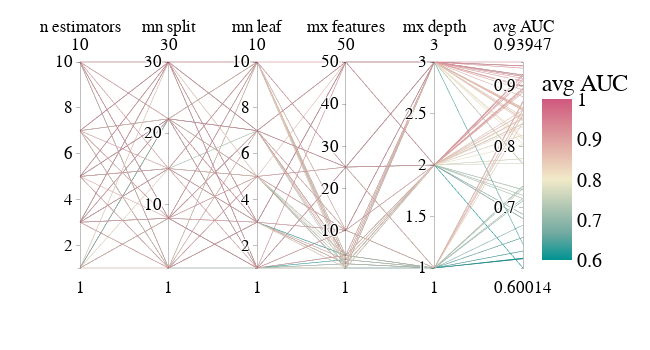

The cell this chart's notebook holds for it:
### Code cell
#read in results
gscv_res=pd.read_csv('../../data/gsCV_results.csv',index_col=0)

#filter columns
params=list(gscv_res.filter(like='param_'))
params.append('mean_test_score')
gscv_res=gscv_res[params]
param_dict=pd.Series({
  'param_n_estimators':'n estimators',
  'param_min_samples_split':'mn split',
  'param_min_samples_leaf':'mn leaf',
  'param_max_features':'mx features',
  'param_max_depth':'mx depth',
  'mean_test_score':'avg AUC'
})
gscv_res.columns=param_dict[params].values

#create plot
fig = px.parallel_coordinates(gscv_res, color="avg AUC",
                              dimensions=gscv_res.columns,
                              color_continuous_scale=px.colors.diverging.Tealrose,
                              range_color=(0.6,1))

#update layout
fig.update_layout(
    height=350,
        width=650,
    font=dict(
        family='Arial',
        size=20,
        color='#000000'
      )
  )

### Figure 1 — Plotly figure (JSON) as saved in the notebook; plotly's stock layout.template omitted (floating-point values rounded to 4 significant figures)
{"data": [{"dimensions": [{"label": "n estimators", "values": [5, 5, 7, 5, 3, 7, 1, 3, 1, 1, 3, 7, 10, 3, 7, 3, 3, 5, 10, 1, 1, 3, 3, 5, 1, 1, 10, 7, 3, 3, 3, 7, 10, 3, 1, 3, 7, 1, 7, 7, 3, 10, 3, 7, 3, 10, 5, 1, 5, 3, 3, 1, 5, 3, 10, 7, 1, 5, 3, 7, 7, 5, 10, 3, 3, 10, 7, 5, 7, 10, 7, 5, 7, 1, 10, 10, 7, 10, 10, 5, 10, 3, 3, 3, 10, 7, 3, 5, 7, 5, 5, 7, 1, 5, 1, 1, 1, 10, 7, 5]}, {"label": "mn split", "values": [22, 22, 22, 30, 1, 30, 22, 30, 22, 1, 30, 30, 22, 8, 1, 8, 8, 1, 15, 22, 15, 1, 22, 30, 22, 22, 1, 30, 15, 15, 8, 30, 8, 30, 30, 30, 30, 15, 22, 15, 15, 22, 1, 1, 8, 1, 22, 30, 22, 8, 22, 8, 15, 8, 30, 1, 8, 30, 22, 22, 8, 15, 22, 22, 22, 1, 8, 15, 1, 8, 22, 8, 1, 8, 8, 8, 22, 30, 15, 15, 1, 15, 15, 22, 1, 15, 30, 1, 30, 30, 22, 30, 22, 15, 8, 1, 8, 30, 8, 1]}, {"label": "mn leaf", "values": [1, 7, 10, 1, 3, 10, 5, 1, 1, 5, 3, 7, 10, 7, 7, 10, 5, 1, 10, 5, 10, 1, 1, 3, 10, 5, 7, 7, 10, 3, 1, 7, 5, 10, 1, 5, 7, 3, 10, 10, 5, 7, 5, 10, 3, 3, 5, 1, 3, 3, 10, 10, 3, 3, 1, 10, 7, 7, 3, 10, 1, 5, 7, 3, 1, 7, 1, 5, 1, 1, 5, 7, 10, 10, 10, 1, 1, 3, 5, 1, 5, 3, 1, 10, 10, 3, 1, 3, 5, 3, 7, 10, 7, 7, 7, 3, 7, 7, 5, 3]}, {"label": "mx features", "values": [1, 25, 3, 4, 50, 50, 1, 1, 2, 50, 50, 25, 25, 1, 2, 25, 4, 2, 25, 2, 10, 2, 3, 10, 4, 1, 10, 4, 2, 1, 25, 10, 10, 3, 10, 1, 50, 4, 1, 2, 1, 4, 25, 2, 1, 2, 3, 25, 50, 3, 3, 10, 50, 50, 50, 3, 10, 50, 3, 10, 4, 10, 50, 2, 10, 3, 1, 1, 4, 4, 25, 25, 4, 4, 2, 10, 1, 1, 10, 25, 1, 2, 25, 1, 1, 10, 50, 10, 25, 3, 50, 4, 2, 4, 2, 4, 25, 4, 4, 2]}, {"label": "mx depth", "values": [2, 2, 3, 3, 3, 3, 3, 3, 2, 3, 3, 3, 1, 2, 3, 3, 2, 1, 2, 2, 3, 2, 1, 3, 2, 2, 1, 2, 1, 1, 2, 2, 2, 2, 3, 3, 2, 1, 3, 3, 2, 2, 3, 1, 3, 3, 2, 2, 3, 1, 1, 1, 2, 3, 2, 1, 1, 3, 3, 1, 3, 1, 2, 3, 3, 2, 2, 1, 1, 2, 1, 2, 2, 2, 2, 3, 2, 2, 1, 1, 3, 1, 3, 1, 2, 2, 3, 3, 1, 3, 3, 2, 1, 1, 2, 1, 3, 3, 1, 1]}, {"label": "avg AUC", "values": [0.7727, 0.8964, 0.8638, 0.8822, 0.918, 0.9395, 0.639, 0.7717, 0.6814, 0.8603, 0.918, 0.9328, 0.8755, 0.7293, 0.8455, 0.9157, 0.7145, 0.7112, 0.9171, 0.6814, 0.8116, 0.7198, 0.6156, 0.9124, 0.6886, 0.6001, 0.8736, 0.8376, 0.6504, 0.6281, 0.8893, 0.8944, 0.912, 0.8473, 0.8427, 0.7717, 0.9084, 0.6153, 0.8152, 0.8455, 0.729, 0.8544, 0.9158, 0.7309, 0.7715, 0.8621, 0.8331, 0.8034, 0.9332, 0.6156, 0.6156, 0.6164, 0.8921, 0.918, 0.9194, 0.7344, 0.6164, 0.9332, 0.8608, 0.8609, 0.8936, 0.8604, 0.9195, 0.8045, 0.9003, 0.8604, 0.7802, 0.6708, 0.7352, 0.8543, 0.8525, 0.8964, 0.8376, 0.6886, 0.8459, 0.9294, 0.7802, 0.8193, 0.8736, 0.8403, 0.8491, 0.6504, 0.9156, 0.6281, 0.8194, 0.8944, 0.918, 0.9079, 0.8525, 0.8595, 0.9332, 0.8376, 0.6153, 0.7149, 0.6814, 0.6153, 0.8637, 0.8985, 0.7352, 0.7112]}], "domain": {"x": [0, 1], "y": [0, 1]}, "line": {"color": [0.7727, 0.8964, 0.8638, 0.8822, 0.918, 0.9395, 0.639, 0.7717, 0.6814, 0.8603, 0.918, 0.9328, 0.8755, 0.7293, 0.8455, 0.9157, 0.7145, 0.7112, 0.9171, 0.6814, 0.8116, 0.7198, 0.6156, 0.9124, 0.6886, 0.6001, 0.8736, 0.8376, 0.6504, 0.6281, 0.8893, 0.8944, 0.912, 0.8473, 0.8427, 0.7717, 0.9084, 0.6153, 0.8152, 0.8455, 0.729, 0.8544, 0.9158, 0.7309, 0.7715, 0.8621, 0.8331, 0.8034, 0.9332, 0.6156, 0.6156, 0.6164, 0.8921, 0.918, 0.9194, 0.7344, 0.6164, 0.9332, 0.8608, 0.8609, 0.8936, 0.8604, 0.9195, 0.8045, 0.9003, 0.8604, 0.7802, 0.6708, 0.7352, 0.8543, 0.8525, 0.8964, 0.8376, 0.6886, 0.8459, 0.9294, 0.7802, 0.8193, 0.8736, 0.8403, 0.8491, 0.6504, 0.9156, 0.6281, 0.8194, 0.8944, 0.918, 0.9079, 0.8525, 0.8595, 0.9332, 0.8376, 0.6153, 0.7149, 0.6814, 0.6153, 0.8637, 0.8985, 0.7352, 0.7112], "coloraxis": "coloraxis"}, "name": "", "type": "parcoords"}], "layout": {"coloraxis": {"cmax": 1, "cmin": 0.6, "colorbar": {"title": {"text": "avg AUC"}}, "colorscale": [[0, "rgb(0, 147, 146)"], [0.1667, "rgb(114, 170, 161)"], [0.3333, "rgb(177, 199, 179)"], [0.5, "rgb(241, 234, 200)"], [0.6667, "rgb(229, 185, 173)"], [0.8333, "rgb(217, 137, 148)"], [1, "rgb(208, 88, 126)"]]}, "font": {"color": "#000000", "family": "Arial", "size": 20}, "height": 350, "legend": {"tracegroupgap": 0}, "margin": {"t": 60}, "width": 650}}
